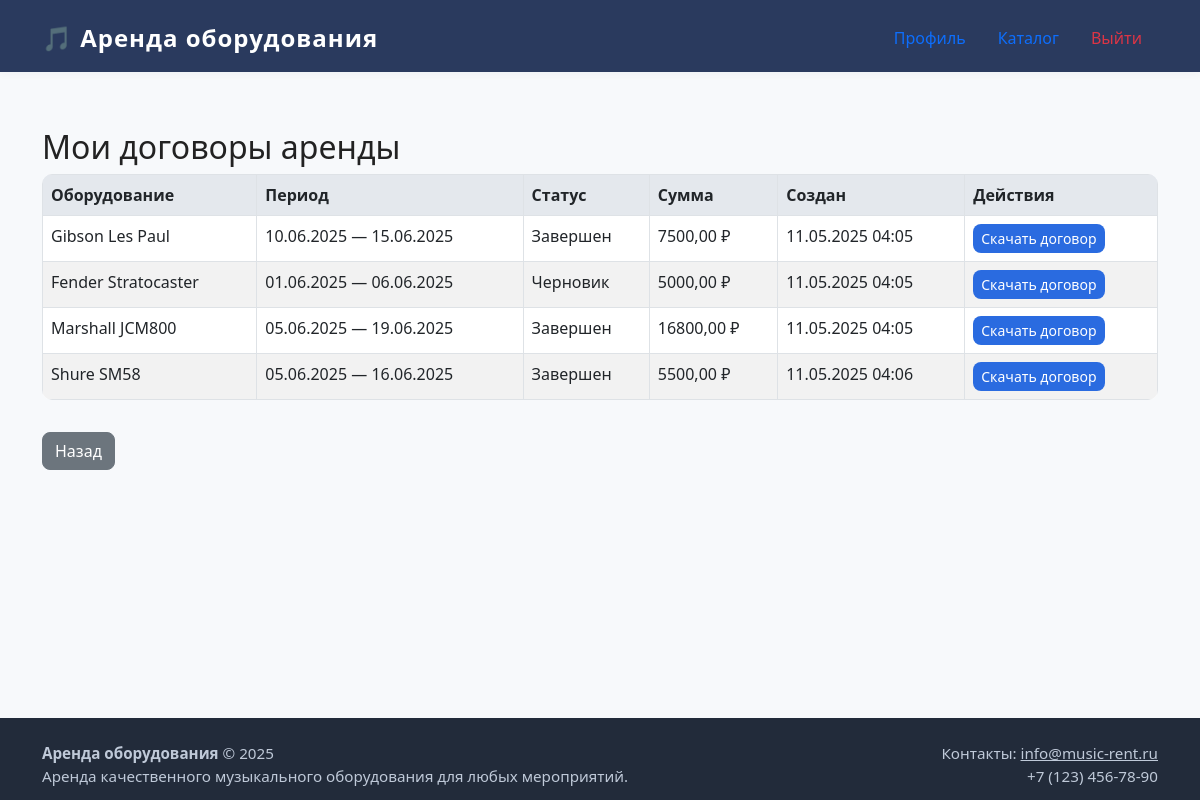
Page /client/contracts/ (signed in) on the committed database.
### rental/models.py (models this page shows, shortened)
class Contract(models.Model):
    STATUS_CHOICES = [
        ('draft', 'Черновик'),
        ('active', 'Активный'),
        ('completed', 'Завершен'),
        ('cancelled', 'Отменен'),
    ]
    rental_request = models.OneToOneField(RentalRequest, on_delete=models.CASCADE, related_name='contract')
    manager = models.ForeignKey(Employee, on_delete=models.SET_NULL, null=True, related_name='contracts')
    client = models.ForeignKey(Client, on_delete=models.CASCADE, related_name='contracts')
    equipment = models.ForeignKey(Equipment, on_delete=models.CASCADE)
    start_date = models.DateField()
    end_date = models.DateField()
    total_price = models.DecimalField(max_digits=10, decimal_places=2)
    status = models.CharField(max_length=20, choices=STATUS_CHOICES, default='draft')
    created_at = models.DateTimeField(auto_now_add=True)
    updated_at = models.DateTimeField(auto_now=True)
    notes = models.TextField(blank=True)

class Equipment(models.Model):
    CATEGORY_CHOICES = [
        ('guitar', 'Гитары'),
        ('microphone', 'Микрофоны'),
        ('drums', 'Барабаны'),
        ('amplifier', 'Усилители'),
    ]
    name = models.CharField(max_length=255)
    description = models.TextField(blank=True, null=True)
    category = models.CharField(max_length=20, choices=CATEGORY_CHOICES, default='guitar')
    price_per_day = models.DecimalField(max_digits=10, decimal_places=2)
    needs_repair = models.BooleanField(default=False)
    is_rented = models.BooleanField(default=False)
    photo = models.ImageField(upload_to='equipment_photos/', blank=True, null=True)

### rental/views.py (the view)
# urls.py: path('client/contracts/', views.client_contracts, name='client_contracts'),
@login_required
def client_contracts(request):
    if not hasattr(request.user, 'client'):
        return redirect('dashboard')
    contracts = Contract.objects.filter(client=request.user.client).select_related('equipment')
    return render(request, 'rental/client_contracts.html', {'contracts': contracts})

### rental/templates/rental/client_contracts.html (shortened to what this page needs)
{% extends "rental/base.html" %}
{% block content %}
<h2>Мои договоры аренды</h2>
{% if contracts %}
<table class="table table-striped table-bordered">
    <tr>
        <th>Оборудование</th>
        <th>Период</th>
        <th>Статус</th>
        <th>Сумма</th>
        <th>Создан</th>
        <th>Действия</th>
    </tr>
    {% for contract in contracts %}
    <tr>
        <td>{{ contract.equipment.name }}</td>
        <td>{{ contract.start_date|date:"d.m.Y" }} — {{ contract.end_date|date:"d.m.Y" }}</td>
        <td>{{ contract.get_status_display }}</td>
        <td>{{ contract.total_price }} ₽</td>
        <td>{{ contract.created_at|date:"d.m.Y H:i" }}</td>
        <td><a href="{% url 'download_contract' contract.id %}" class="btn btn-outline-primary btn-sm">Скачать договор</a></td>
    </tr>
    {% endfor %}
</table>
{% else %}
<p>У вас пока нет договоров аренды.</p>
{% endif %}
<a href="{% url 'dashboard' %}" class="btn btn-secondary mt-3">Назад</a>
{% endblock %}

### rental/static/css/custom.css (style rules this page uses)
body { background: #f7f9fb; color: #222; font-family: 'Segoe UI', 'Arial', sans-serif; min-height: 100vh; display: flex; flex-direction: column; }
.btn, button { border-radius: 8px !important; font-weight: 500; transition: background 0.2s, color 0.2s, box-shadow 0.2s; }
.btn-primary, .btn-outline-primary { background: #2a6be0; color: #fff; border: none; }
.table { background: #fff; border-radius: 10px; overflow: hidden; }
.table th { background: #f0f4fa; font-weight: 600; }
html, body { height: 100%; }

### rows in the picture
Contract: equipment.name "Gibson Les Paul", start_date "10.06.2025", end_date "15.06.2025", status "Завершен", total_price "7500,00", created_at "11.05.2025 04:05"
Contract: equipment.name "Fender Stratocaster", start_date "01.06.2025", end_date "06.06.2025", status "Черновик", total_price "5000,00", created_at "11.05.2025 04:05"
Contract: equipment.name "Marshall JCM800", start_date "05.06.2025", end_date "19.06.2025", status "Завершен", total_price "16800,00", created_at "11.05.2025 04:05"
Contract: equipment.name "Shure SM58", start_date "05.06.2025", end_date "16.06.2025", status "Завершен", total_price "5500,00", created_at "11.05.2025 04:06"
